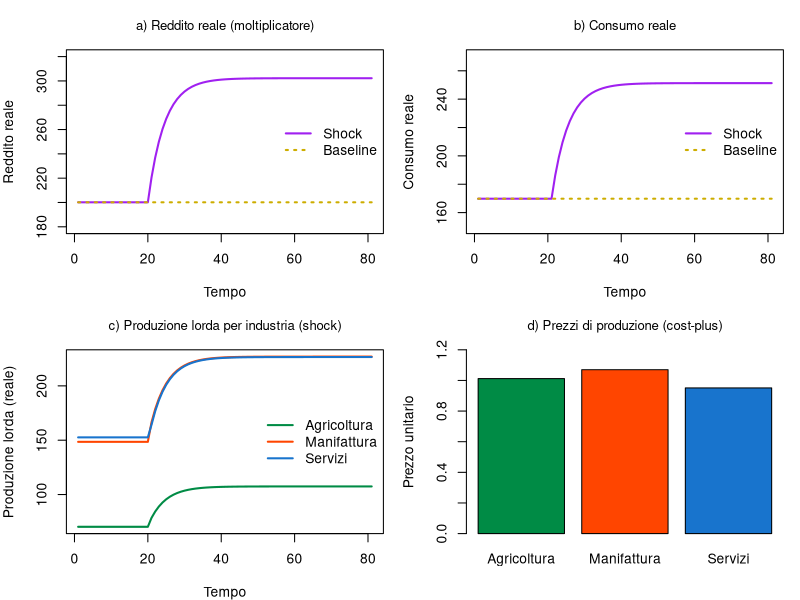

The R source for this figure:
# Modello dinamico Keynes + Sraffa (senza moneta, NON ancora SFC)

# Cancella tutto ####
rm(list = ls(all = TRUE))
if (!is.null(dev.list())) dev.off()
cat("\014")

# Parametri di sistema ####
nPeriods <- 180                                             # Periodi
nScenarios <- 2                                             # Numero di scenari
nIndustries <- 3                                            # Numero di industrie

# Parametri del modello ####
c0 <- 10                                                    # Consumo autonomo       
c1 <- 0.8                                                   # Propensione marginale al consumo sul reddito
Gexog <- 20                                                 # Valore iniziale della spesa pubblica
I0base <- 10                                                # Valore iniziale dell'investimento
wage <- 0.4                                                 # Salario unitario
pr <- c(3.5, 5, 2.2)                                        # Prodotto per unità di lavoro
mu <- 0.875                                                 # Mark-up o saggio di profitto
A <- matrix(c(0.11, 0.12, 0.10,
              0.21, 0.22, 0.20,
              0.15, 0.18, 0.10),
              nrow = nIndustries,
              byrow = TRUE)                                 # Matrice dei coefficienti tecnici
Leontief <- solve(diag(nIndustries) - A)                    # Inversa di Leontief (I-A)^-1
betaC <- c(0.15, 0.35, 0.50)                                # Quote di consumo per prodotto (industria)
betaI <- c(0.20, 0.50, 0.30)                                # Quote di investimento per prodotto (industria)
betaG <- c(0.10, 0.30, 0.60)                                # Quote di spesa pubblica per prodotto (industria)

# Parametri dello shock ####
I0shock <- 30                                               # Nuovo livello dell'investimento
shockAt <- 120                                              # Periodo dello shock

# Prezzi di produzione (cost-plus alla Sraffa), COSTANTI ####
p <- rep(1, nIndustries)
for (iter in 1:500) for (z in 1:nIndustries)
  p[z] <- wage / pr[z] + (1 + mu) * sum(p * A[, z])
p_c <- sum(p * betaC)                                       # Indice dei prezzi al consumo

# Variabili ####
I0 <- matrix(I0base, nScenarios, nPeriods)                  # Investimento
yr <- matrix(0, nScenarios, nPeriods)                       # Prodotto netto reale
C <- matrix(0, nScenarios, nPeriods)                        # Consumo
Y  <- matrix(0, nScenarios, nPeriods)                       # Reddito netto nominale
d  <- array(0, dim = c(nScenarios, nPeriods, nIndustries))  # Domanda reale
x  <- array(0, dim = c(nScenarios, nPeriods, nIndustries))  # Prodotto lordo reale

# Lancia il modello ####
for (j in 1:nScenarios) {
  
  for (i in 2:nPeriods) {
    
    if (i >= shockAt && j == 2) I0[j, i] <- I0shock          # Shock all'investimento
    
    C[j, i]  <- c0 + c1 * yr[j, i - 1]                       # Consumo reale (Keynes)
    d[j, i, ] <- betaC * C[j, i] + betaI * I0[j, i] + betaG * Gexog
    Y[j, i]  <- sum(p * d[j, i, ])                           # Reddito netto nominale
    yr[j, i] <- Y[j, i] / p_c                                # Reddito netto reale
    x[j, i, ] <- Leontief %*% d[j, i, ]                      # Produzione lorda (Leontief)
  
  }
}

# Grafici ####
indCol <- c("springgreen4", "orangered", "dodgerblue3")
indLab <- c("Agricoltura", "Manifattura", "Servizi")
par(mfrow = c(2, 2), mar = c(4, 4, 3, 1))

# a) Reddito reale
plot(yr[2,100:nPeriods], type = "l", lwd = 2, col = "purple", ylim = range(180,320),
     main = "a) Reddito reale (moltiplicatore)", xlab = "Tempo", ylab = "Reddito reale",
     font.main = 1, cex.main = 0.95)
lines(yr[1,100:nPeriods], lwd = 2, lty = 3, col = "gold3")
legend("right", c("Shock", "Baseline"), lty = c(1, 3), lwd = 2, col = c("purple", "gold3"), bty = "n")

# a) Consumo reale
plot(C[2,100:nPeriods]/p_c, type = "l", lwd = 2, col = "purple", ylim = range(150,270),
     main = "b) Consumo reale", xlab = "Tempo", ylab = "Consumo reale",
     font.main = 1, cex.main = 0.95)
lines(C[1,100:nPeriods]/p_c, lwd = 2, lty = 3, col = "gold3")
legend("right", c("Shock", "Baseline"), lty = c(1, 3), lwd = 2, col = c("purple", "gold3"), bty = "n")

# c) Produzione lorda per industria
plot((x[2,100:nPeriods,1]), type = "l", lty = 1, lwd = 2, col = "springgreen4", ylim = range(x[2,100:nPeriods,]),
     main = "c) Produzione lorda per industria (shock)", xlab = "Tempo",
     ylab = "Produzione lorda (reale)", font.main = 1, cex.main = 0.95)
lines((x[2,100:nPeriods,2]), lty = 1, lwd = 2, col = "orangered")
lines((x[2,100:nPeriods,3]), lty = 1, lwd = 2, col = "dodgerblue3")
legend("right", indLab, col = indCol, lwd = 2, bty = "n")

# c) Prezzi
barplot(p, names.arg = indLab, col = indCol, ylim = c(0, 1.2),
        main = "d) Prezzi di produzione (cost-plus)", ylab = "Prezzo unitario",
        font.main = 1, cex.main = 0.95)
